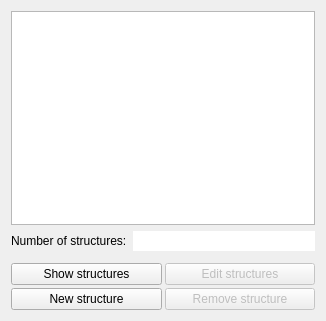
<?xml version="1.0" encoding="UTF-8"?>
<ui version="4.0">
 <class>PODesignerCheminfoProjectStructureList</class>
 <widget class="QWidget" name="PODesignerCheminfoProjectStructureList">
  <property name="geometry">
   <rect>
    <x>0</x>
    <y>0</y>
    <width>326</width>
    <height>321</height>
   </rect>
  </property>
  <property name="windowTitle">
   <string>Atom Label</string>
  </property>
  <property name="toolTip">
   <string/>
  </property>
  <layout class="QVBoxLayout" name="verticalLayout">
   <item>
    <widget class="QTreeView" name="objectsTV">
     <property name="selectionMode">
      <enum>QAbstractItemView::ExtendedSelection</enum>
     </property>
     <property name="rootIsDecorated">
      <bool>false</bool>
     </property>
     <property name="itemsExpandable">
      <bool>false</bool>
     </property>
     <property name="allColumnsShowFocus">
      <bool>true</bool>
     </property>
     <property name="expandsOnDoubleClick">
      <bool>false</bool>
     </property>
    </widget>
   </item>
   <item>
    <layout class="QHBoxLayout" name="horizontalLayout_2">
     <item>
      <widget class="QLabel" name="label_2">
       <property name="text">
        <string>Number of structures:</string>
       </property>
      </widget>
     </item>
     <item>
      <widget class="QLineEdit" name="numOfObjectsLE">
       <property name="frame">
        <bool>false</bool>
       </property>
       <property name="alignment">
        <set>Qt::AlignRight|Qt::AlignTrailing|Qt::AlignVCenter</set>
       </property>
       <property name="readOnly">
        <bool>true</bool>
       </property>
      </widget>
     </item>
    </layout>
   </item>
   <item>
    <widget class="QWidget" name="widget" native="true">
     <layout class="QGridLayout" name="gridLayout_2">
      <property name="leftMargin">
       <number>0</number>
      </property>
      <property name="topMargin">
       <number>0</number>
      </property>
      <property name="rightMargin">
       <number>0</number>
      </property>
      <property name="bottomMargin">
       <number>0</number>
      </property>
      <property name="spacing">
       <number>3</number>
      </property>
     </layout>
    </widget>
   </item>
   <item>
    <widget class="QWidget" name="controlW" native="true">
     <layout class="QGridLayout" name="gridLayout">
      <property name="leftMargin">
       <number>0</number>
      </property>
      <property name="topMargin">
       <number>0</number>
      </property>
      <property name="rightMargin">
       <number>0</number>
      </property>
      <property name="bottomMargin">
       <number>0</number>
      </property>
      <property name="spacing">
       <number>3</number>
      </property>
      <item row="1" column="0">
       <widget class="QPushButton" name="newStructurePB">
        <property name="text">
         <string>New structure</string>
        </property>
       </widget>
      </item>
      <item row="1" column="1">
       <widget class="QPushButton" name="removeStructurePB">
        <property name="enabled">
         <bool>false</bool>
        </property>
        <property name="text">
         <string>Remove structure</string>
        </property>
       </widget>
      </item>
      <item row="0" column="1">
       <widget class="QPushButton" name="activateStructurePB">
        <property name="enabled">
         <bool>false</bool>
        </property>
        <property name="text">
         <string>Edit structures</string>
        </property>
       </widget>
      </item>
      <item row="0" column="0">
       <widget class="QPushButton" name="showStructuresPB">
        <property name="text">
         <string>Show structures</string>
        </property>
       </widget>
      </item>
     </layout>
    </widget>
   </item>
  </layout>
 </widget>
 <resources/>
 <connections/>
</ui>
